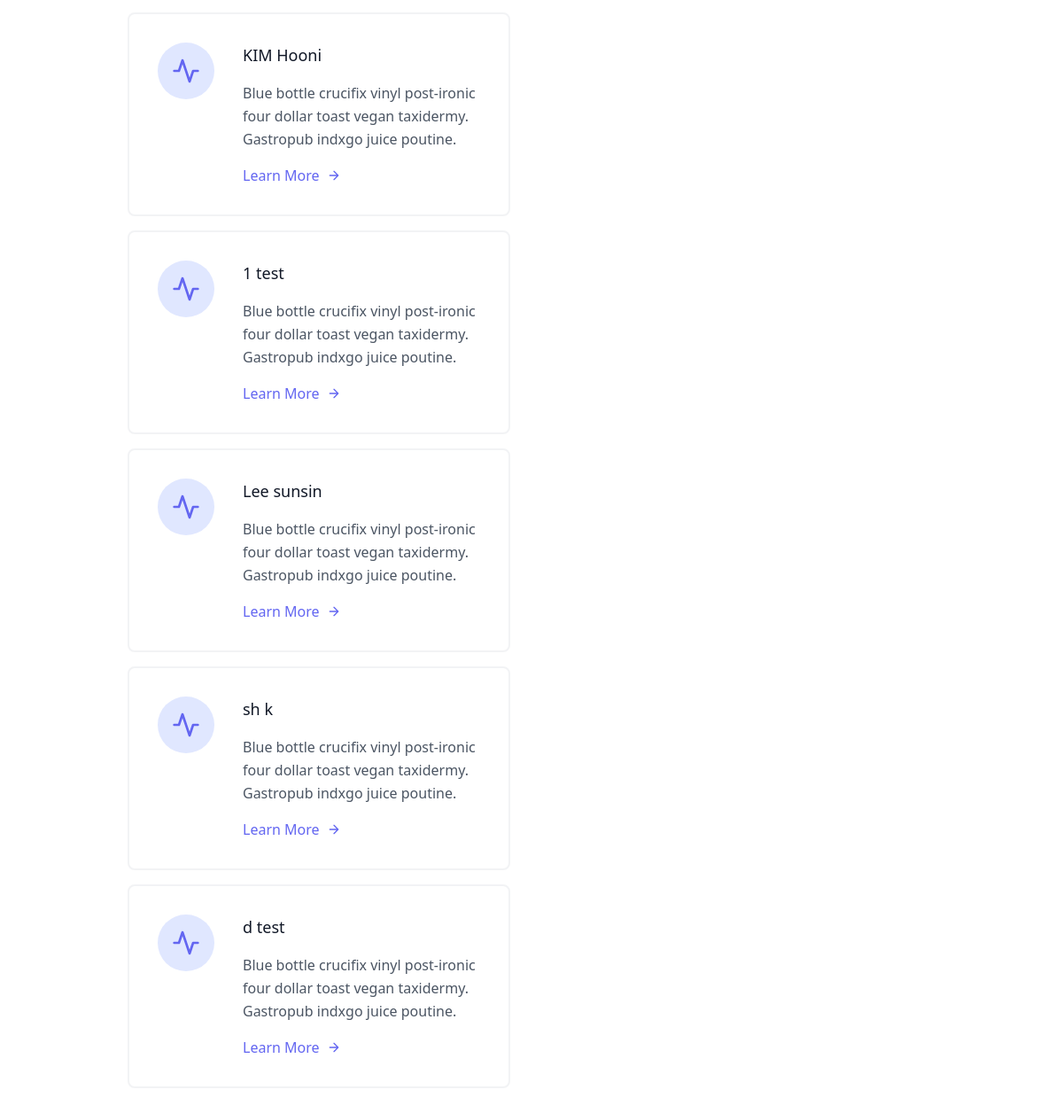
/sales (lower part), run on an earlier commit of the app's database.
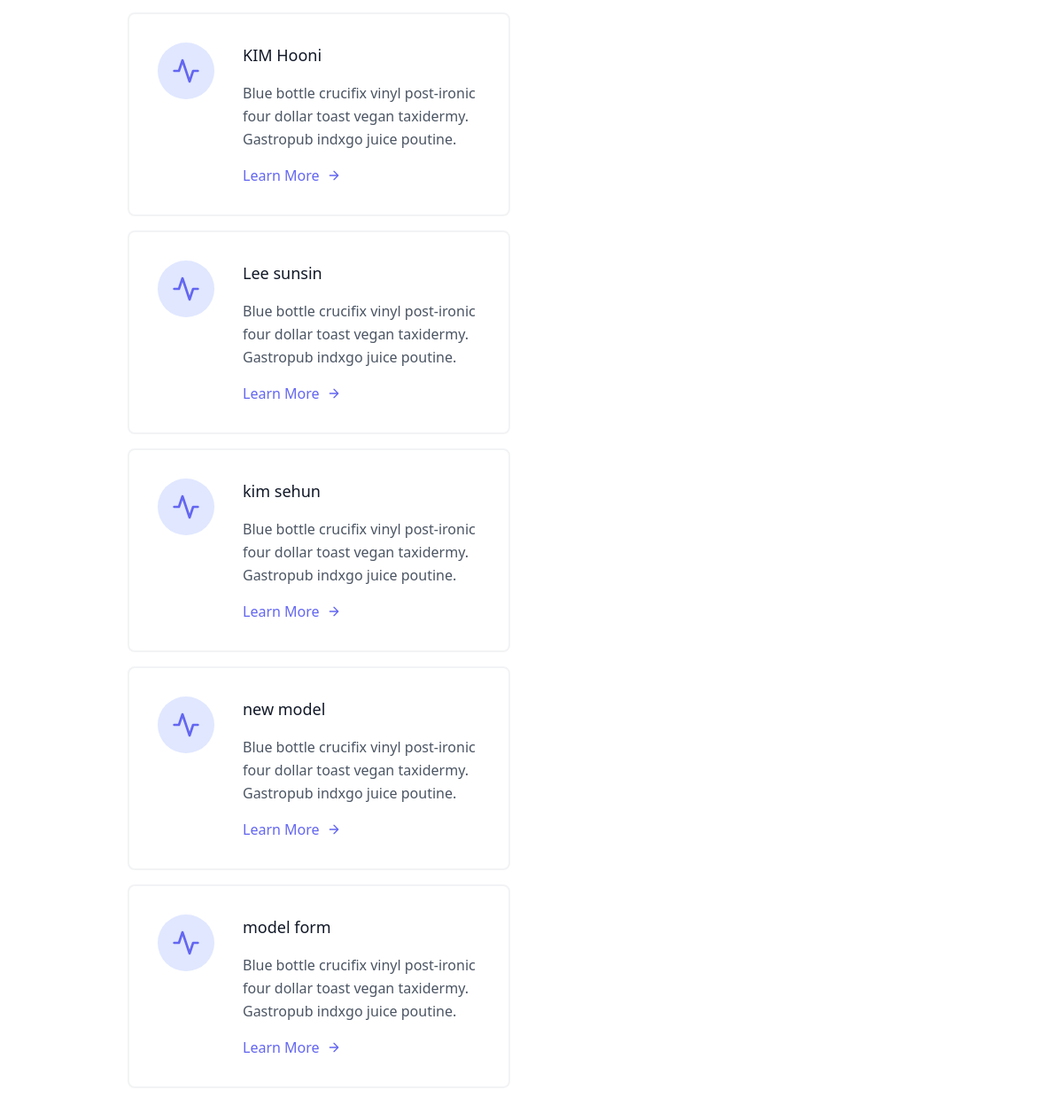
And on a later commit of the database.
### sales/models.py (models this page shows, shortened)
class Sale(models.Model):
    first_name = models.CharField(max_length=30)
    last_name = models.CharField(max_length=30)
    age = models.IntegerField(default=0)
    person = models.ForeignKey("Person", on_delete=models.CASCADE)

### sales/views.py (the view)
# urls.py: path('sales', SalesListView.as_view(), name="List"),  # 일반 함수 적용 형태
class SalesListView(generic.ListView):
    template_name = "sales/sales_list.html"
    queryset = Sale.objects.all()
    context_object_name = "key"

### templates/sales/sales_list.html (shortened to what this page needs)
{% extends "base.html" %}
{% block content %}
<section class="text-gray-600 body-font">
  <div class="container px-5 py-24 mx-auto flex flex-wrap">
    {% for sale in key %}
    <div class="flex flex-wrap -m-4">
      <div class="p-4 lg:w-1/2 md:w-full">
        <div class="flex border-2 rounded-lg border-gray-200 border-opacity-50 p-8 sm:flex-row flex-col">
          <div class="w-16 h-16 sm:mr-8 sm:mb-0 mb-4 inline-flex items-center justify-center rounded-full bg-indigo-100 text-indigo-500 flex-shrink-0">
            <svg fill="none" stroke="currentColor" stroke-linecap="round" stroke-linejoin="round" stroke-width="2" class="w-8 h-8" viewBox="0 0 24 24">
              <path d="M22 12h-4l-3 9L9 3l-3 9H2"></path>
            </svg>
          </div>
          <div class="flex-grow">
            <h2 class="text-gray-900 text-lg title-font font-medium mb-3">{{sale.last_name}} {{sale.first_name}}</h2>
            <p class="leading-relaxed text-base">Blue bottle crucifix vinyl post-ironic four dollar toast vegan taxidermy. Gastropub indxgo juice poutine.</p>
            <a href={% url 'Sales:Detail' sale.pk %} class="mt-3 text-indigo-500 inline-flex items-center">Learn More
              <svg fill="none" stroke="currentColor" stroke-linecap="round" stroke-linejoin="round" stroke-width="2" class="w-4 h-4 ml-2" viewBox="0 0 24 24">
                <path d="M5 12h14M12 5l7 7-7 7"></path>
              </svg>
            </a>
          </div>
        </div>
      </div>
    </div>
    {% endfor %}
  </div>
</section>
{% endblock content %}

What changed in the data, as far as the page shows it:
removed Sale: last_name "1", first_name "test"
removed Sale: last_name "d", first_name "test"
changed Sale: last_name "sh" → "kim"; first_name "k" → "sehun"
added Sale: last_name "new", first_name "model"
added Sale: last_name "model", first_name "form"
